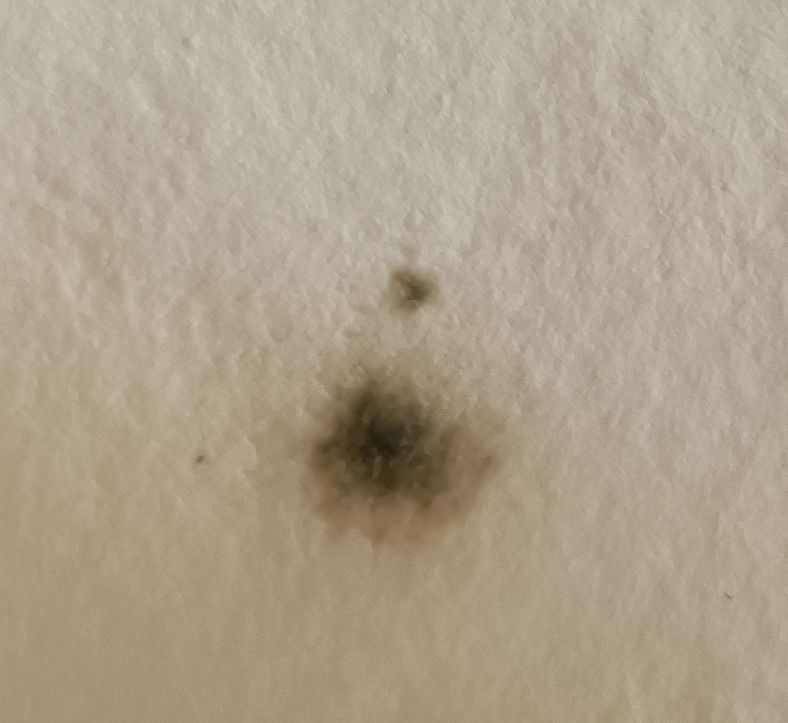
#> input picture classical_svm/D2_multiclass/test/images/01_c_Epicoccum-layunese_OppoReno5z.jpg, 788 x 723 px; its folder holds only this picture in this run
$ python segmentation.py   (older library calls are emulated)
#> lines starting #> are read from the running program, lines starting #| are printed output that depends on the picture; after the words box and inside, x2 and y2 are one past the last pixel; in counts of white or black regions, pixels touching at a corner belong together
#> in evaluate_dataset, bgr is the input picture: shape (723, 788, 3); mean B, G, R 140, 161.1, 173.9
"""
Segmentation methods for microbial stain isolation on historical paper.

Implements and evaluates four approaches:
  - Otsu thresholding (intensity-based)
  - LAB colour thresholding  ← used in the thesis pipeline
  - Gabor filter + Otsu      (texture-based)

The module can also be run directly to evaluate all three methods against
ground-truth masks and write per-image IoU / Dice scores to a CSV file.

Usage:
    python segmentation.py --images_dir data/images \\
                            --masks_dir  data/masks  \\
                            --out_csv    results/segmentation.csv \\
                            --save_preds
"""

import argparse
import csv
from pathlib import Path

import cv2
import numpy as np


# ---------------------------------------------------------------------------
# Mask helpers
# ---------------------------------------------------------------------------

def iou(pred: np.ndarray, gt: np.ndarray) -> float:
    pred, gt = pred.astype(bool), gt.astype(bool)
    inter = np.logical_and(pred, gt).sum()
    union = np.logical_or(pred, gt).sum()
    return float(inter) / float(union + 1e-9)


def dice(pred: np.ndarray, gt: np.ndarray) -> float:
    pred, gt = pred.astype(bool), gt.astype(bool)
    inter = np.logical_and(pred, gt).sum()
    return (2.0 * float(inter)) / (float(pred.sum() + gt.sum()) + 1e-9)


def keep_largest_component(binary_mask: np.ndarray) -> np.ndarray:
    """Retain only the largest connected component (assumed to be the stain)."""
    m = (binary_mask > 0).astype(np.uint8)
    num, labels, stats, _ = cv2.connectedComponentsWithStats(m, connectivity=8)
    if num <= 1:
        return (m * 255).astype(np.uint8)
    largest = 1 + int(np.argmax(stats[1:, cv2.CC_STAT_AREA]))
    return (labels == largest).astype(np.uint8) * 255


def postprocess_mask(
    binary_mask: np.ndarray,
    k: int = 5,
    it_open: int = 1,
    it_close: int = 2,
) -> np.ndarray:
    """Remove noise (morphological open), fill small holes (close), keep largest component."""
    kernel = cv2.getStructuringElement(cv2.MORPH_ELLIPSE, (k, k))
    m = (binary_mask > 0).astype(np.uint8) * 255
    m = cv2.morphologyEx(m, cv2.MORPH_OPEN,  kernel, iterations=it_open)
    m = cv2.morphologyEx(m, cv2.MORPH_CLOSE, kernel, iterations=it_close)
    return keep_largest_component(m)


def maybe_invert(mask: np.ndarray) -> np.ndarray:
    """Invert mask if the foreground covers more than 60 % of the image (background/foreground swap)."""
    if np.mean(mask == 255) > 0.6:
        return cv2.bitwise_not(mask)
    return mask


def read_gt_mask(mask_path: str) -> np.ndarray:
    """Load a ground-truth mask and binarise to {0, 255}."""
    m = cv2.imread(mask_path, cv2.IMREAD_UNCHANGED)
    if m is None:
        raise FileNotFoundError(mask_path)
    if len(m.shape) == 3:
        m = cv2.cvtColor(m, cv2.COLOR_BGR2GRAY)
    return (m > 0).astype(np.uint8) * 255
#> returned value: shape (723, 788); every value is 255


# ---------------------------------------------------------------------------
# Segmentation methods
# ---------------------------------------------------------------------------

def segment_otsu(bgr: np.ndarray) -> np.ndarray:
    """Intensity-based segmentation: grayscale → Gaussian blur → Otsu threshold."""
    gray = cv2.cvtColor(bgr, cv2.COLOR_BGR2GRAY)
    blurred = cv2.GaussianBlur(gray, (5, 5), 0)
    _, thr = cv2.threshold(blurred, 0, 255, cv2.THRESH_BINARY + cv2.THRESH_OTSU)
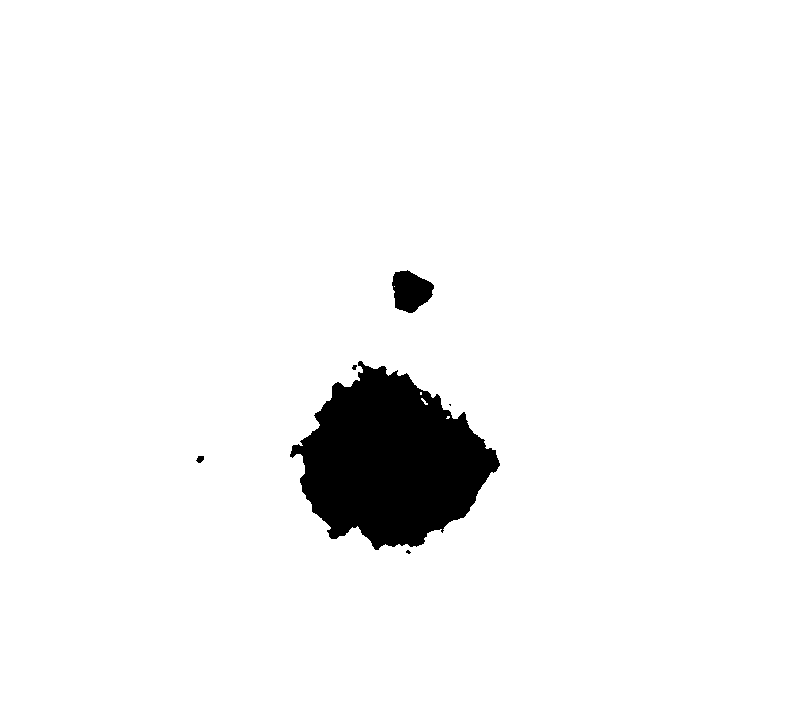
#> thr: shape (723, 788); 95.5% white; 6 black regions (3 under 20 px), largest, box (x1, y1, x2, y2) and area: (290, 361, 500, 550) 24579, (392, 270, 434, 313) 1260, (196, 456, 204, 463) 41
    return postprocess_mask(maybe_invert(thr))
#> in postprocess_mask, `kernel = cv2.getStructuringElement(cv2.MORPH_ELLIPSE, (k, k))`: kernel = [[0, 0, 1, 0, 0], [1, 1, 1, 1, 1], [1, 1, 1, 1, 1], [1, 1, 1, 1, 1], [0, 0, 1, 0, 0]]
#> in keep_largest_component, `num, labels, stats, _ = cv2.connectedComponentsWithStats(m, connectivi..`:
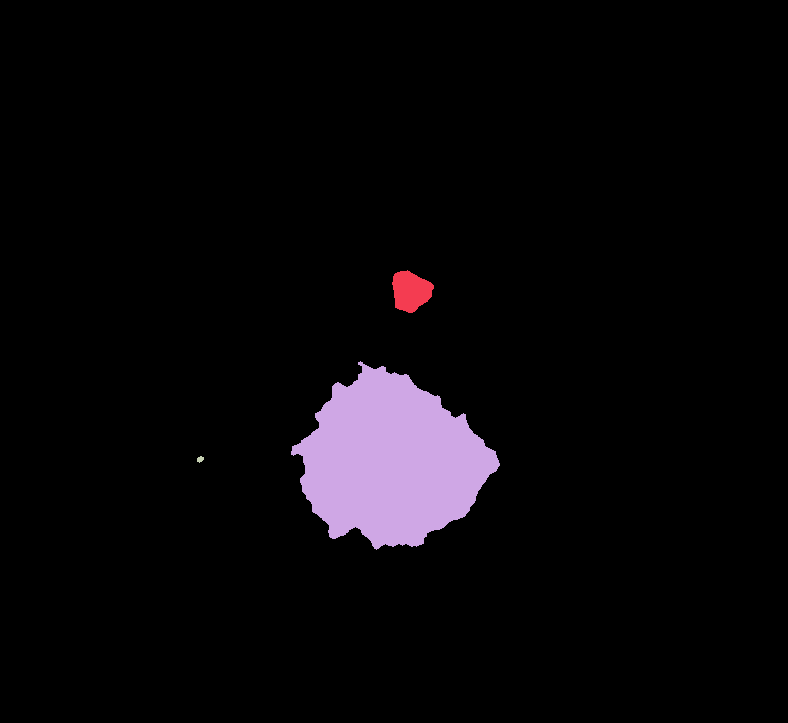
#> labels: shape (723, 788) int32; 4 distinct labels, from 0 to 3; one colour per label, 0 black
#> in keep_largest_component, `num, labels, stats, _ = cv2.connectedComponentsWithStats(m, connectivi..`: num = 4; stats = [[0, 0, 788, 723, 543790], [392, 270, 42, 43, 1259], [291, 361, 209, 189, 24641], [197, 456, 7, 7, 34]]
#> in keep_largest_component, `largest = 1 + int(np.argmax(stats[1:, cv2.CC_STAT_AREA]))`: largest = 2


def segment_color_lab(bgr: np.ndarray, channel: str = "b") -> np.ndarray:
    """
    Colour-based segmentation using a single LAB channel.

    Converts to LAB colour space, applies Gaussian blur, and thresholds
    the selected channel with Otsu's method.

    Args:
        bgr:     Input image in BGR format.
        channel: LAB channel to use – 'L', 'a', or 'b' (default: 'b').
    """
#> called with channel = 'b'
    lab = cv2.cvtColor(bgr, cv2.COLOR_BGR2LAB)
#> lab: shape (723, 788, 3); mean of channels 0, 1, 2 170.4, 129.3, 140.8
    ch_map = {"L": 0, "a": 1, "b": 2}
    c = lab[:, :, ch_map[channel]]
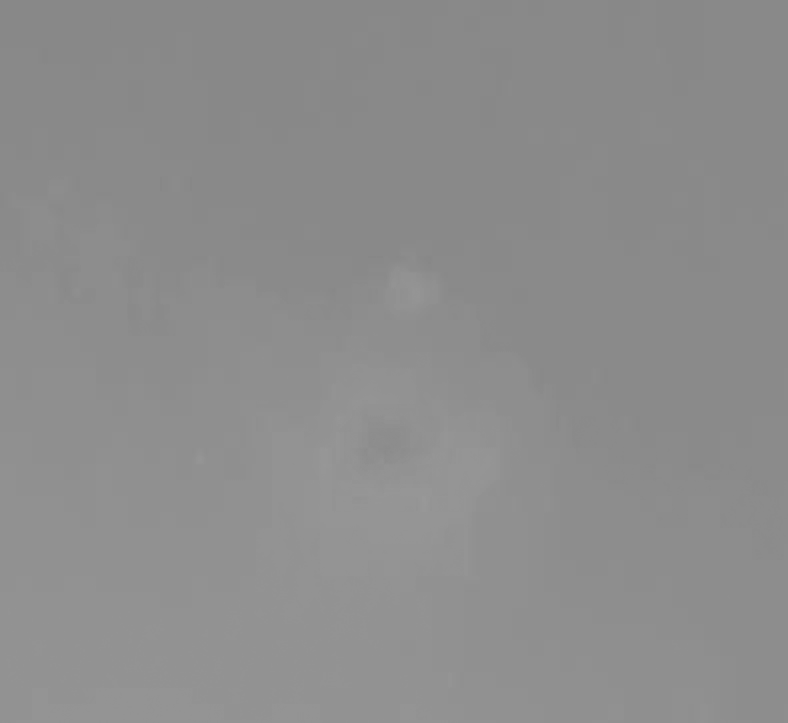
#> c: shape (723, 788); min 135, max 152, mean 140.8
    blurred = cv2.GaussianBlur(c, (5, 5), 0)
    _, thr = cv2.threshold(blurred, 0, 255, cv2.THRESH_BINARY + cv2.THRESH_OTSU)
#> thr: shape (723, 788); 41% white; 10 white regions (5 under 20 px), largest, box (x1, y1, x2, y2) and area: (0, 265, 752, 723) 233486, (48, 288, 54, 304) 92, (112, 273, 118, 288) 87, (784, 704, 788, 723) 75, (74, 288, 80, 296) 39
    return postprocess_mask(maybe_invert(thr))
#> in keep_largest_component (call 2), `num, labels, stats, _ = cv2.connectedComponentsWithStats(m, connectivi..`:
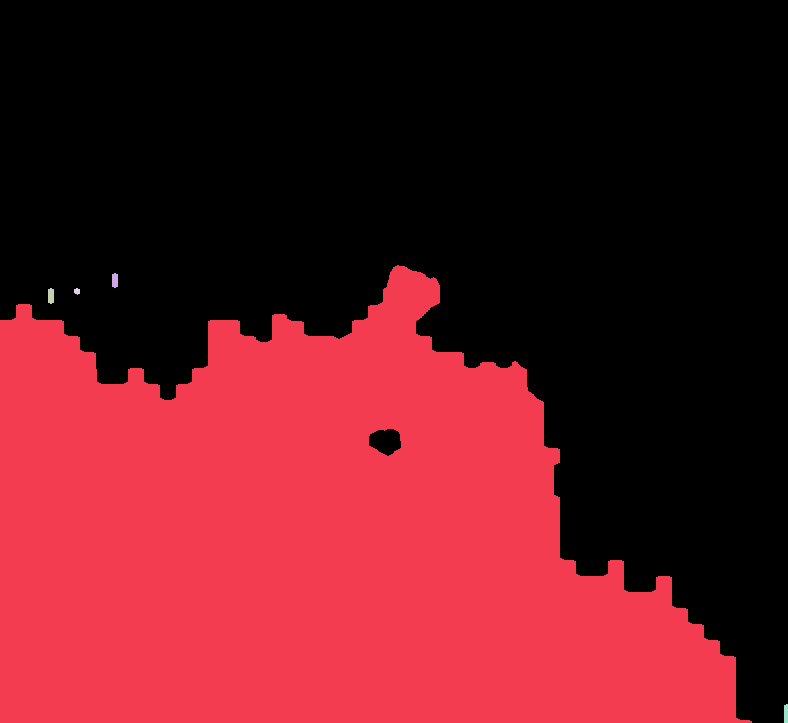
#> labels: shape (723, 788) int32; 6 distinct labels, from 0 to 5; one colour per label, 0 black
#> in keep_largest_component (call 2), `num, labels, stats, _ = cv2.connectedComponentsWithStats(m, connectivi..`: num = 6; stats = [[0, 0, 788, 723, 335673], [0, 265, 752, 458, 233775], [112, 273, 6, 15, 82], [48, 288, 6, 16, 88], [74, 288, 6, 7, 32], [784, 704, 4, 19, 74]]
#> in keep_largest_component (call 2), `largest = 1 + int(np.argmax(stats[1:, cv2.CC_STAT_AREA]))`: largest = 1


def _gabor_texture_map(
    gray: np.ndarray,
    ksize: int = 31,
    sigmas: tuple = (3.0, 5.0),
    lambdas: tuple = (8.0, 12.0),
    gammas: tuple = (0.5,),
    thetas: tuple = (0, np.pi / 4, np.pi / 2, 3 * np.pi / 4),
) -> np.ndarray:
    """Compute a Gabor filter response map (max response over all filter orientations)."""
#> called with ksize = 31, sigmas = (3, 5), lambdas = (8, 12), gammas = (0.5,), thetas = (0, 0.785, 1.57, 2.36)
    img = gray.astype(np.float32) / 255.0
    acc = np.zeros_like(img, dtype=np.float32)
    for sigma in sigmas:
        for lambd in lambdas:
            for gamma in gammas:
                for theta in thetas:
                    kernel = cv2.getGaborKernel(
                        (ksize, ksize), sigma, theta, lambd, gamma, psi=0, ktype=cv2.CV_32F,
                    )
                    resp = cv2.filter2D(img, cv2.CV_32F, kernel)
                    acc = np.maximum(acc, np.abs(resp))
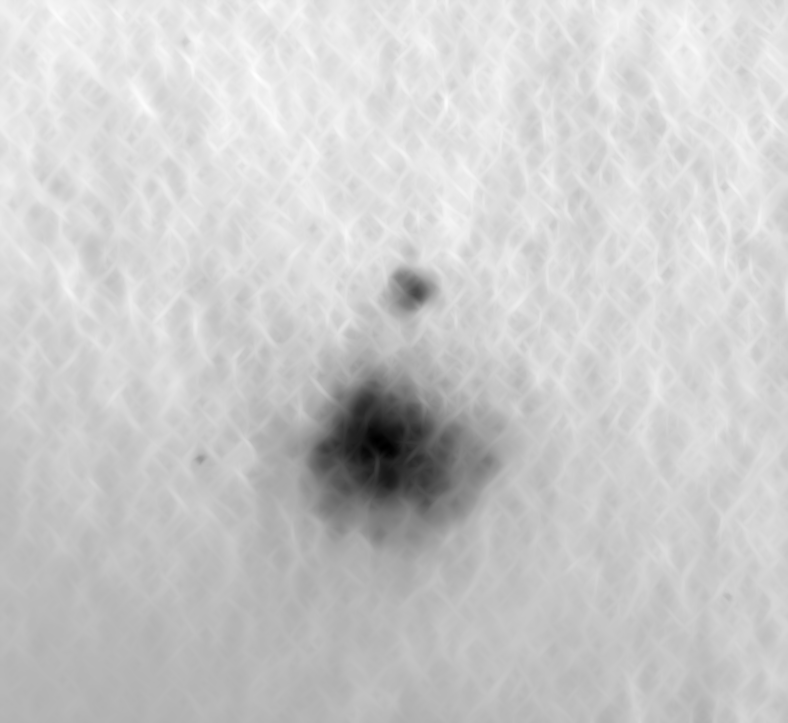
#> acc: shape (723, 788) float32; min 4.76, max 25.35, mean 21.2; drawn with min black and max white
    acc = cv2.normalize(acc, None, 0, 255, cv2.NORM_MINMAX)
    return acc.astype(np.uint8)


def segment_texture_gabor(bgr: np.ndarray) -> np.ndarray:
    """Texture-based segmentation: Gabor filter bank → Otsu threshold."""
    gray = cv2.cvtColor(bgr, cv2.COLOR_BGR2GRAY)
    blurred = cv2.GaussianBlur(gray, (5, 5), 0)
    tex = _gabor_texture_map(blurred)
    _, thr = cv2.threshold(tex, 0, 255, cv2.THRESH_BINARY + cv2.THRESH_OTSU)
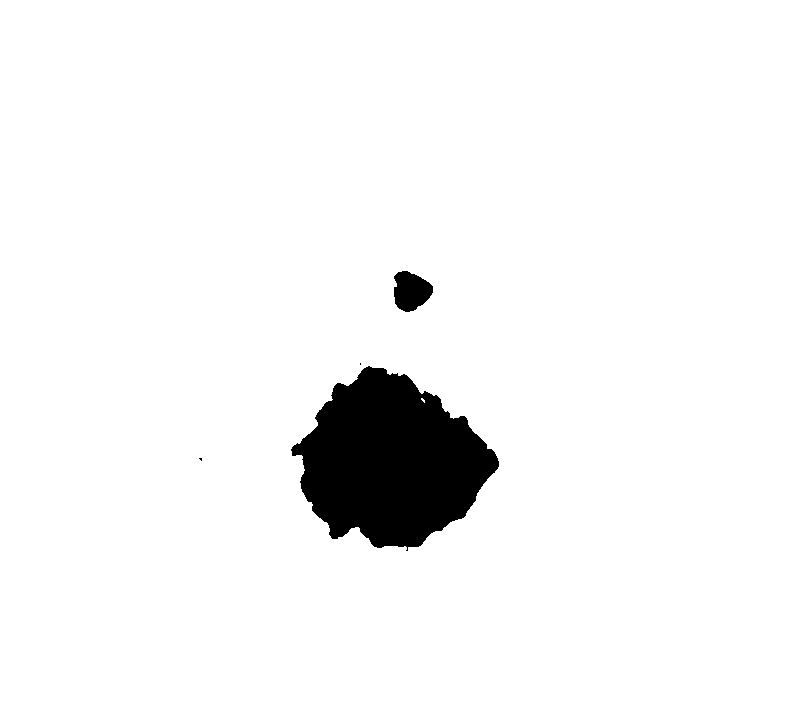
#> thr: shape (723, 788); 95.5% white; 4 black regions (2 under 20 px), largest, box (x1, y1, x2, y2) and area: (291, 366, 499, 551) 24618, (394, 271, 433, 312) 1162
    return postprocess_mask(maybe_invert(thr))
#> in keep_largest_component (call 3), `num, labels, stats, _ = cv2.connectedComponentsWithStats(m, connectivi..`: num = 3; stats = [[0, 0, 788, 723, 543908], [394, 271, 39, 41, 1166], [292, 366, 207, 182, 24650]]
#> in keep_largest_component (call 3), `largest = 1 + int(np.argmax(stats[1:, cv2.CC_STAT_AREA]))`: largest = 2
#> in keep_largest_component (call 3), `return (labels == largest).astype(np.uint8) * 255`:
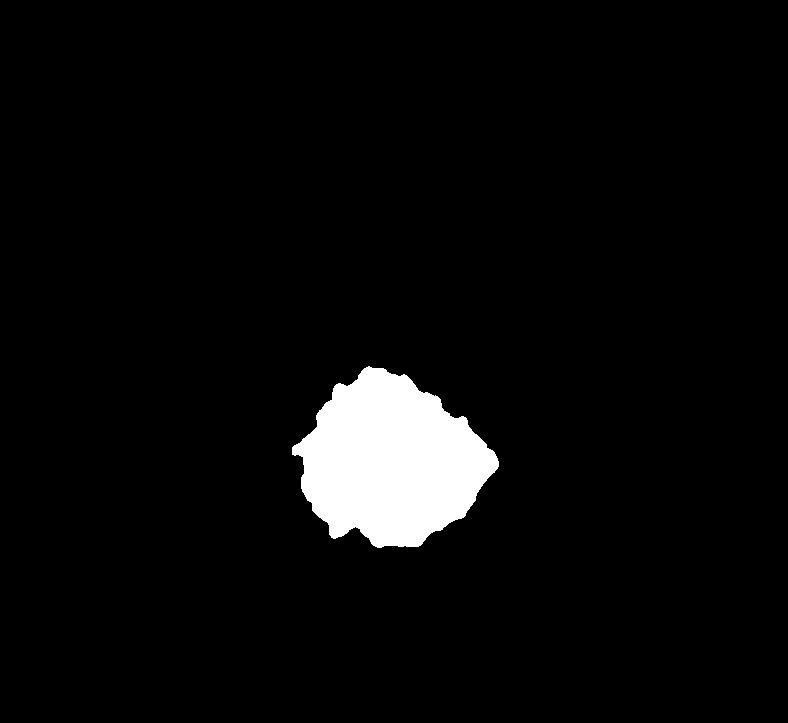
#> returned value: shape (723, 788); 4.3% white; 1 white region, box (x1, y1, x2, y2) and area: (292, 366, 499, 548) 24650


# ---------------------------------------------------------------------------
# Batch evaluation
# ---------------------------------------------------------------------------

def evaluate_dataset(
    images_dir: Path,
    masks_dir: Path,
    out_csv: Path = Path("results/segmentation.csv"),
    save_preds: bool = False,
    preds_dir: Path = Path("results/preds"),
    lab_channel: str = "b",
) -> None:
    """
    Evaluate all three segmentation methods against ground-truth masks.

    For each image, computes IoU and Dice for Otsu, LAB, and Gabor.
    Writes per-image scores to a CSV file and prints mean ± std.
    """
    if save_preds:
        for sub in ("otsu", "lab", "gabor"):
            (preds_dir / sub).mkdir(parents=True, exist_ok=True)

    exts = {".png", ".jpg", ".jpeg", ".bmp", ".tif", ".tiff"}
    img_files = sorted(p for p in images_dir.iterdir() if p.suffix.lower() in exts)
    if not img_files:
        raise RuntimeError(f"No images found in {images_dir}")

    rows = []
    agg: dict[str, list[float]] = {k: [] for k in
                                    ["otsu_iou", "otsu_dice", "lab_iou",
                                     "lab_dice", "gabor_iou", "gabor_dice"]}

    for img_path in img_files:
        gt_path = masks_dir / img_path.name
        if not gt_path.exists():
            candidates = list(masks_dir.glob(img_path.stem + ".*"))
            if not candidates:
                print(f"[WARN] No ground-truth mask for {img_path.name}, skipping.")
                continue
            gt_path = candidates[0]

        bgr = cv2.imread(str(img_path))
        if bgr is None:
            print(f"[WARN] Cannot read {img_path.name}, skipping.")
            continue

        gt      = read_gt_mask(str(gt_path))
        m_otsu  = segment_otsu(bgr)
        m_lab   = segment_color_lab(bgr, channel=lab_channel)
        m_gabor = segment_texture_gabor(bgr)

        scores = {
            "otsu_iou":  iou(m_otsu,  gt), "otsu_dice":  dice(m_otsu,  gt),
            "lab_iou":   iou(m_lab,   gt), "lab_dice":   dice(m_lab,   gt),
            "gabor_iou": iou(m_gabor, gt), "gabor_dice": dice(m_gabor, gt),
        }
#> in iou, `inter = np.logical_and(pred, gt).sum()`: inter = 24641
#> in iou, `union = np.logical_or(pred, gt).sum()`: union = 569724
#> in dice, `inter = np.logical_and(pred, gt).sum()`: inter = 24641
#> scores = {'otsu_iou': 0.0433, 'otsu_dice': 0.0829, 'lab_iou': 0.41, 'lab_dice': 0.582, 'gabor_iou': 0.0433, 'gabor_dice': 0.0829}
        for k, v in scores.items():
            agg[k].append(v)
#> this loop made 6 passes
#> (k, v) on passes 1 to 6: ('otsu_iou', 0.0433), ('otsu_dice', 0.0829), ('lab_iou', 0.41), ('lab_dice', 0.582), ('gabor_iou', 0.0433), ('gabor_dice', 0.0829)
        rows.append([img_path.name, *scores.values()])

        if save_preds:
            cv2.imwrite(str(preds_dir / "otsu"  / img_path.name), m_otsu)
            cv2.imwrite(str(preds_dir / "lab"   / img_path.name), m_lab)
            cv2.imwrite(str(preds_dir / "gabor" / img_path.name), m_gabor)

    out_csv.parent.mkdir(parents=True, exist_ok=True)
    with open(out_csv, "w", newline="", encoding="utf-8") as f:
        writer = csv.writer(f)
        writer.writerow(["image", "otsu_iou", "otsu_dice",
                         "lab_iou", "lab_dice", "gabor_iou", "gabor_dice"])
        writer.writerows(rows)

    def ms(key: str):
        v = np.array(agg[key])
        return float(v.mean()), float(v.std(ddof=1)) if len(v) > 1 else 0.0

    print("\n=== Segmentation evaluation (mean ± std) ===")
    for label, iou_key, dice_key in [
        (f"Otsu",           "otsu_iou",  "otsu_dice"),
        (f"LAB({lab_channel})", "lab_iou",   "lab_dice"),
        ("Gabor",           "gabor_iou", "gabor_dice"),
    ]:
        im, is_ = ms(iou_key)
        dm, ds  = ms(dice_key)
        print(f"{label:10s}: IoU {im:.3f} ± {is_:.3f} | Dice {dm:.3f} ± {ds:.3f}")
    print(f"\nResults saved to: {out_csv}")


# ---------------------------------------------------------------------------
# CLI entry point
# ---------------------------------------------------------------------------

if __name__ == "__main__":
    parser = argparse.ArgumentParser(description="Evaluate segmentation methods on a dataset")
    parser.add_argument("--images_dir",  type=Path, default=Path("data/images"))
    parser.add_argument("--masks_dir",   type=Path, default=Path("data/masks"))
    parser.add_argument("--out_csv",     type=Path, default=Path("results/segmentation.csv"))
    parser.add_argument("--preds_dir",   type=Path, default=Path("results/preds"))
    parser.add_argument("--save_preds",  action="store_true",
                        help="Save predicted masks to --preds_dir")
    parser.add_argument("--lab_channel", type=str,  default="b",
                        choices=["L", "a", "b"])
    args = parser.parse_args()
    evaluate_dataset(
        images_dir=args.images_dir,
        masks_dir=args.masks_dir,
        out_csv=args.out_csv,
        save_preds=args.save_preds,
        preds_dir=args.preds_dir,
        lab_channel=args.lab_channel,
    )
